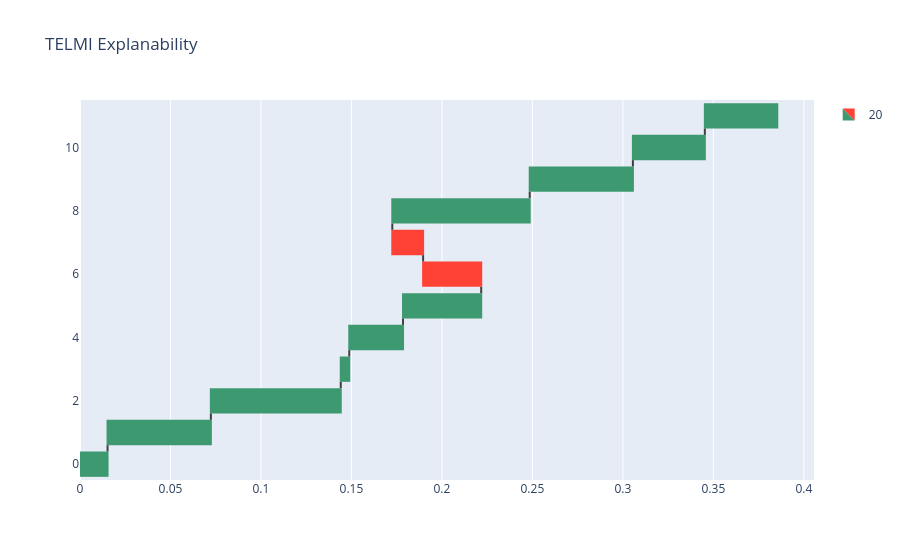

Notebook cell for this chart:
### Code cell
fig = go.Figure(go.Waterfall(
    name = "20", 
    orientation = "h",
    x = Coeff_df['TELMI'],
    textposition = "outside",
    y = Coeff_df['TELMI'].index,    
    connector = {"line":{"color":"rgb(63, 63, 63)"}},
))

fig.update_layout(
        title = "TELMI Explanability",
        showlegend = True
)

fig.show()

### Figure 1 — Plotly figure (JSON) as saved in the notebook; plotly's stock layout.template omitted (floating-point values rounded to 4 significant figures)
{"data": [{"connector": {"line": {"color": "rgb(63, 63, 63)"}}, "name": "20", "orientation": "h", "textposition": "outside", "type": "waterfall", "x": [0.01523, 0.05709, 0.07178, 0.004699, 0.02971, 0.0432, -0.0321, -0.01703, 0.07594, 0.05702, 0.03975, 0.04004], "y": [0, 1, 2, 3, 4, 5, 6, 7, 8, 9, 10, 11]}], "layout": {"showlegend": true, "title": {"text": "TELMI Explanability"}}}
